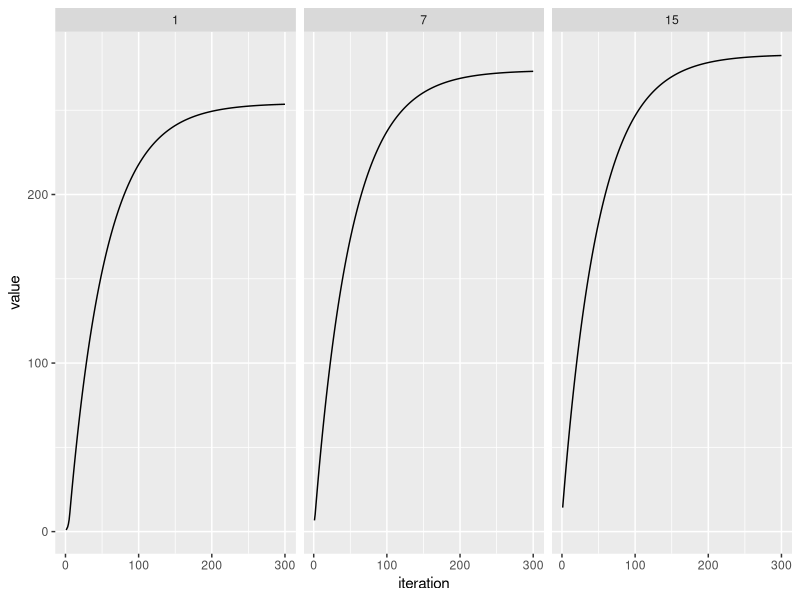
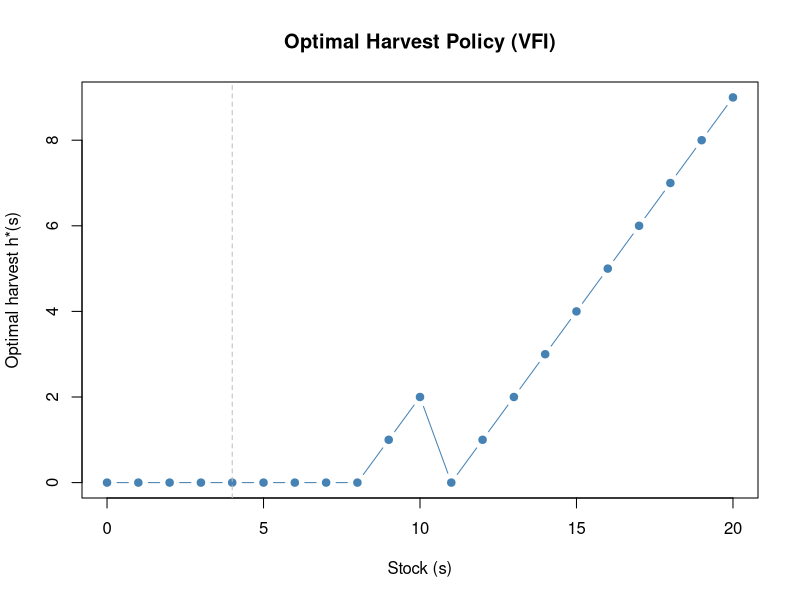
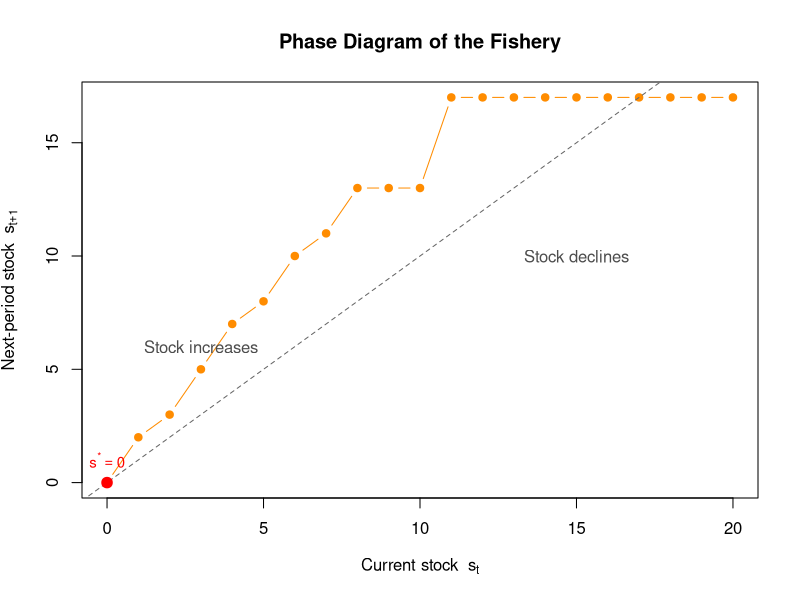
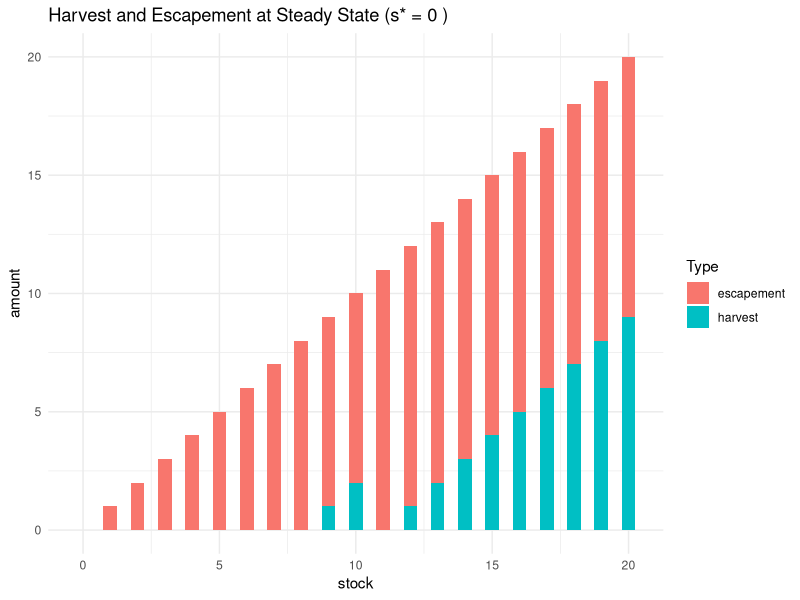

Write the R code that produced these figures, in order.
# -------------------------------------------
# Infinite-horizon fishery: discrete VFI example
# AREC 615 - Dynamic Programming in Economics
# -------------------------------------------

# Parameters
beta <- 0.98    # discount factor
r <- 0.8        # intrinsic growth rate
K <- 30         # carrying capacity
p <- 1          # price per unit harvest
c <- 0.05          # cost per unit harvest

# State space (discrete stock levels)
Smax <- 20
S <- 0:Smax

# Logistic growth function (deterministic)
G <- function(x) {
  x_next <- x + r * x * (1 - x / K)
  # keep within bounds and round to nearest integer state
  pmax(0, pmin(Smax, round(x_next)))
}

# Initialize value and policy
V <- rep(0, length(S))
Vstor <- vector("list", length = 0)
policy <- rep(0, length(S))

# Convergence settings
tol <- 1e-8
diff <- Inf
iter <- 0
max_iter <- 10000

# -------------------------------------------
# Value Function Iteration
# -------------------------------------------

while (diff > tol && iter < max_iter) {
  V_new <- numeric(length(S))
  for (i in seq_along(S)) {
    s <- S[i]
    # feasible harvests h = 0,...,s
    h_set <- 0:s
    # next state after harvest
    s_next <- G(s - h_set)
    # current payoff
    profit <- (p - c) * h_set
    # Bellman RHS for each h
    val_h <- profit + beta * V[s_next + 1]  # +1 for R's 1-indexing
    # choose best
    V_new[i] <- max(val_h)
    policy[i] <- h_set[which.max(val_h)]
  }
  diff <- max(abs(V_new - V))
  V <- V_new
  iter <- iter + 1
  Vstor[[iter]] <- V
}

cat("VFI converged in", iter, "iterations.\n")

# -------------------------------------------
# Results
# -------------------------------------------
library(tidyverse)
#Plot how elements of the value function evolve over iterations
to_plot <- map(1:21, function(i) {
  data.frame(
    stock = i - 1,
    value = map_dbl(Vstor, i),
    iteration = 1:iter
  )}) %>%
  bind_rows()

to_plot %>%
  filter(#iteration %% 10 == 0 | iteration == 1 | iteration == iter,
         iteration %in% c(1:300),
         stock %in% c(1,7,15)) %>%
  ggplot(aes(x = iteration, y = value)) +
  geom_line() +
  facet_wrap(~ stock, ncol = 5) 


results <- data.frame(
  stock = S,
  value = round(V, 3),
  harvest = policy,
  escapement = S - policy
)

print(results, row.names = FALSE)

# Plot policy function
plot(S, policy, type = "b", pch = 19, col = "steelblue",
     xlab = "Stock (s)", ylab = "Optimal harvest h*(s)",
     main = "Optimal Harvest Policy (VFI)")
abline(v = 4, lty = 2, col = "gray")  # approximate target escapement



# -------------------------------------------
# Phase diagram: stock dynamics under optimal policy
# -------------------------------------------

# Compute next-period stock under optimal policy
s_next <- G(S - policy)

# Plot state transition
plot(S, s_next, type = "b", pch = 19, col = "darkorange",
     xlab = expression(paste("Current stock  ", s[t])),
     ylab = expression(paste("Next-period stock  ", s[t+1])),
     main = "Phase Diagram of the Fishery")

# Add 45-degree line
abline(0, 1, lty = 2, col = "gray40")

# Find steady state visually (intersection point)
steady_index <- which.min(abs(s_next - S))
points(S[steady_index], s_next[steady_index],
       pch = 19, col = "red", cex = 1.4)
text(S[steady_index], s_next[steady_index] + 1,
     labels = bquote(s^"*" == .(S[steady_index])),
     col = "red", cex = 0.9)

# Optional: annotate regions
text(15, 10, "Stock declines", col = "gray30")
text(3, 6, "Stock increases", col = "gray30")

# create bar chart with the composition of harvest and escapement at steady state using ggplot2
library(ggplot2)
results %>%
  tidyr::pivot_longer(cols = c(harvest, escapement),
                      names_to = "type", values_to = "amount") %>%
  ggplot(aes(x = stock, y = amount, fill = type)) +
  geom_col( width = 0.5) +
  labs(title = paste("Harvest and Escapement at Steady State (s* =", S[steady_index], ")"),
       fill = "Type") +
  theme_minimal()
